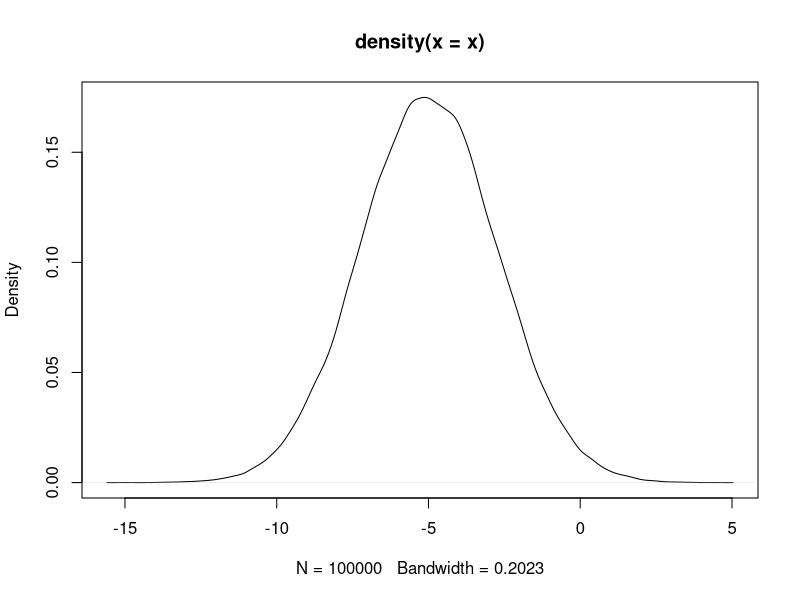
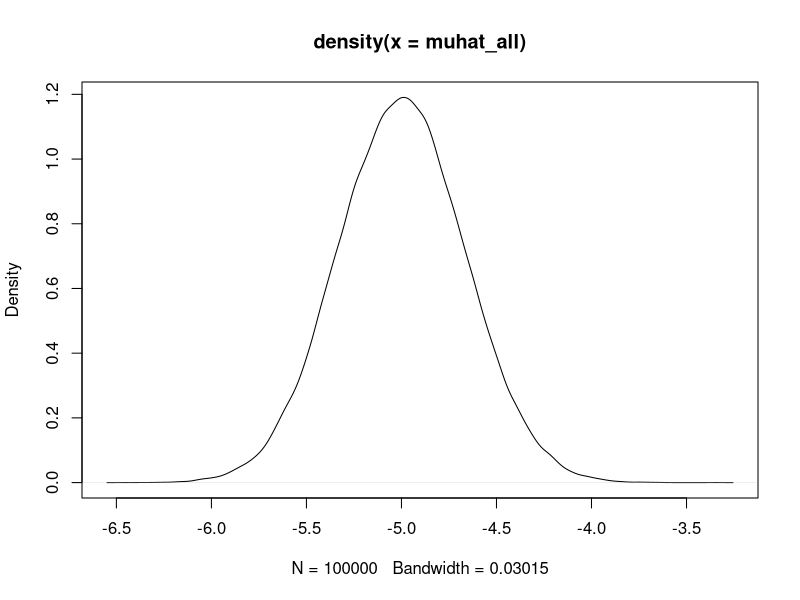
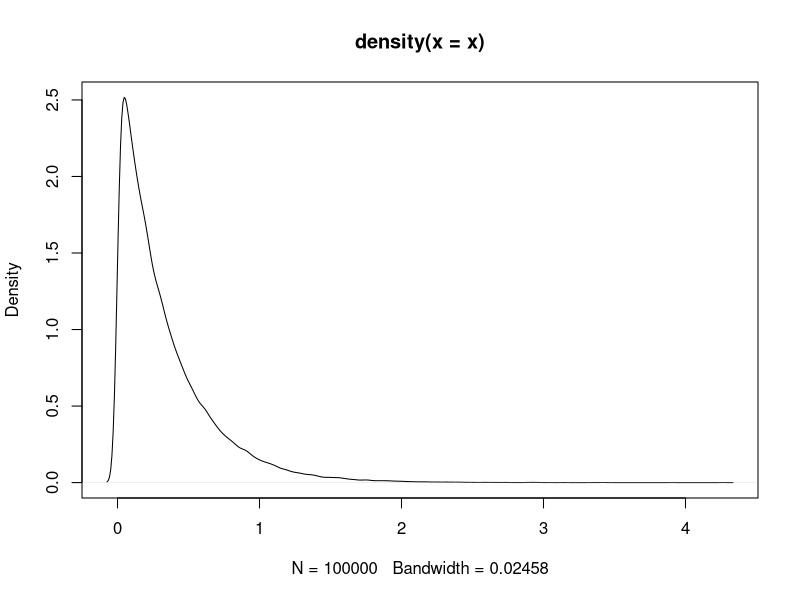
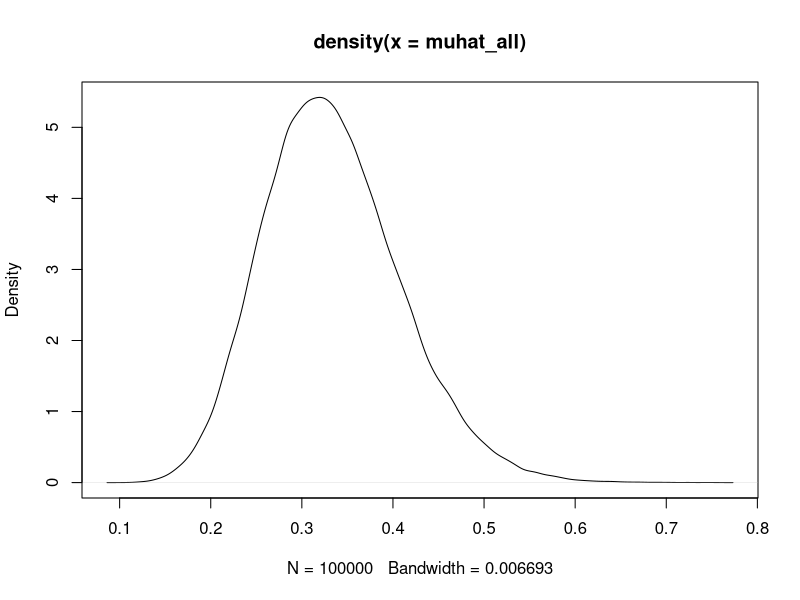

Source code (R) for these figures, in order:
## ---- chunk 1
x = as.matrix(c(-5, -3, -1, 0 , 2, 4))
norm1 <- norm(x, type = "1")
norm2 <- norm(x, type = "2")
norminf <- norm(x, type = "I")
cat(" 1-Norm: ", norm1, "\n",
    "2-Norm: ", norm2, "\n",
    "Inf-Norm: ", norminf)
## ---- chunk 2
x = rnorm(100000, mean = -5, sd = 2.25)
meanx <- mean(x)
sdx <- sd(x)
cat(" Mean:", meanx, "\n",
    "SD: ", sdx)
## ---- chunk 3
plot(density(x))
## ---- chunk 4
numsamp = 100000
muhat_all = matrix(0,nrow = numsamp,ncol = 1)
for (i in 1:numsamp){
  x = rnorm(20,mean=-5,sd=1.5)
  muhat_all[i] = mean(x)
}

mean_muhat_all <- mean(muhat_all)
var_muhat_all <- var(muhat_all)

cat(" E[mu_bar]:", -5, "\n",
    "Mean_Sim: ", mean_muhat_all, "\n", "\n",
    "Var(mu_bar):", 2.25 / 20, "\n",
    "Var_Sim:", var_muhat_all, "\n")
## ---- chunk 5
plot(density(muhat_all))
## ---- chunk 6
x = rexp(100000, rate = 3)
meanx <- mean(x)
varx <- var(x)
cat(" E[x]:", 1/3, "\n",
    "Sample Mean: ", meanx, "\n", "\n",
    "Var(x):", 1/(3)^2, "\n",
    "Sample Var:", varx)
## ---- chunk 7
plot(density(x))
## ---- chunk 8
numsamp = 100000
muhat_all = matrix(0,nrow = numsamp,ncol = 1)
for (i in 1:numsamp){
  x = rexp(20, rate = 3)
  muhat_all[i] = mean(x)
}

mean_muhat_all <- mean(muhat_all)
var_muhat_all <- var(muhat_all)

cat(" E[mu_bar]:", 1/3, "\n",
    "Mean_Sim: ", mean_muhat_all, "\n", "\n",
    "Var(mu_bar):", (1/(3^2))/20, "\n",
    "Var_Sim:", var_muhat_all, "\n")
## ---- chunk 9
plot(density(muhat_all))
## ---- chunk 10
beta1 = 1
beta2 = 1
var = 10
n = 50
## ---- chunk 11

## ---- chunk 12

